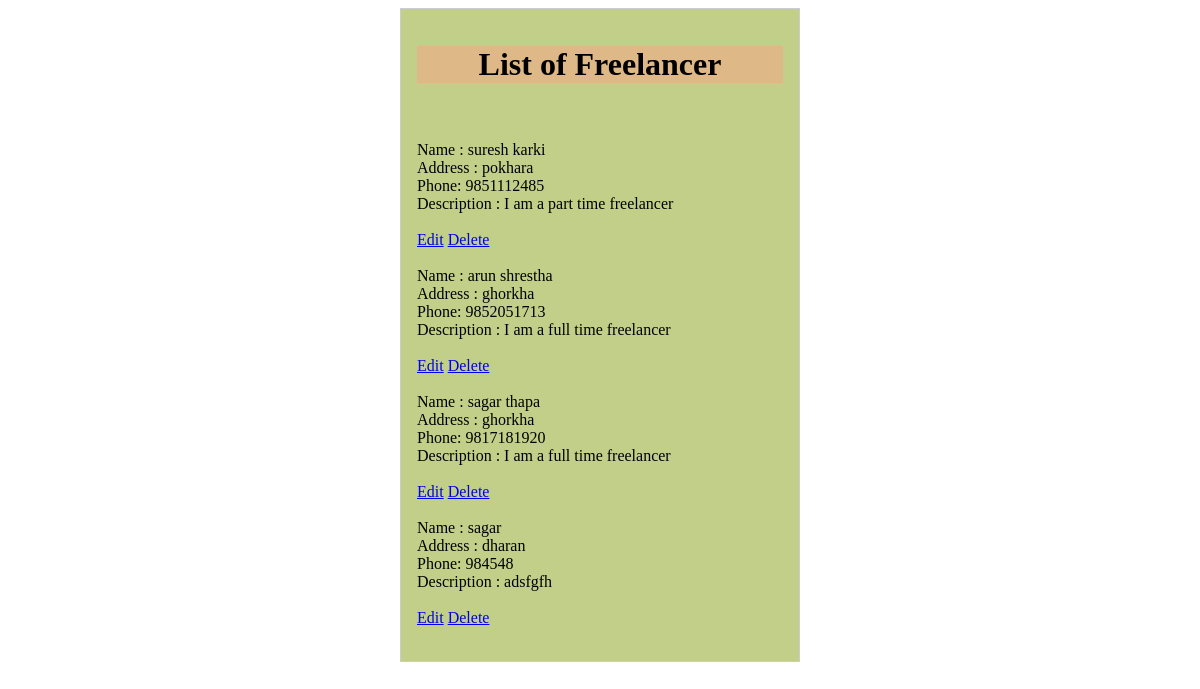
Before: /freelancerlist/ with the older database file.
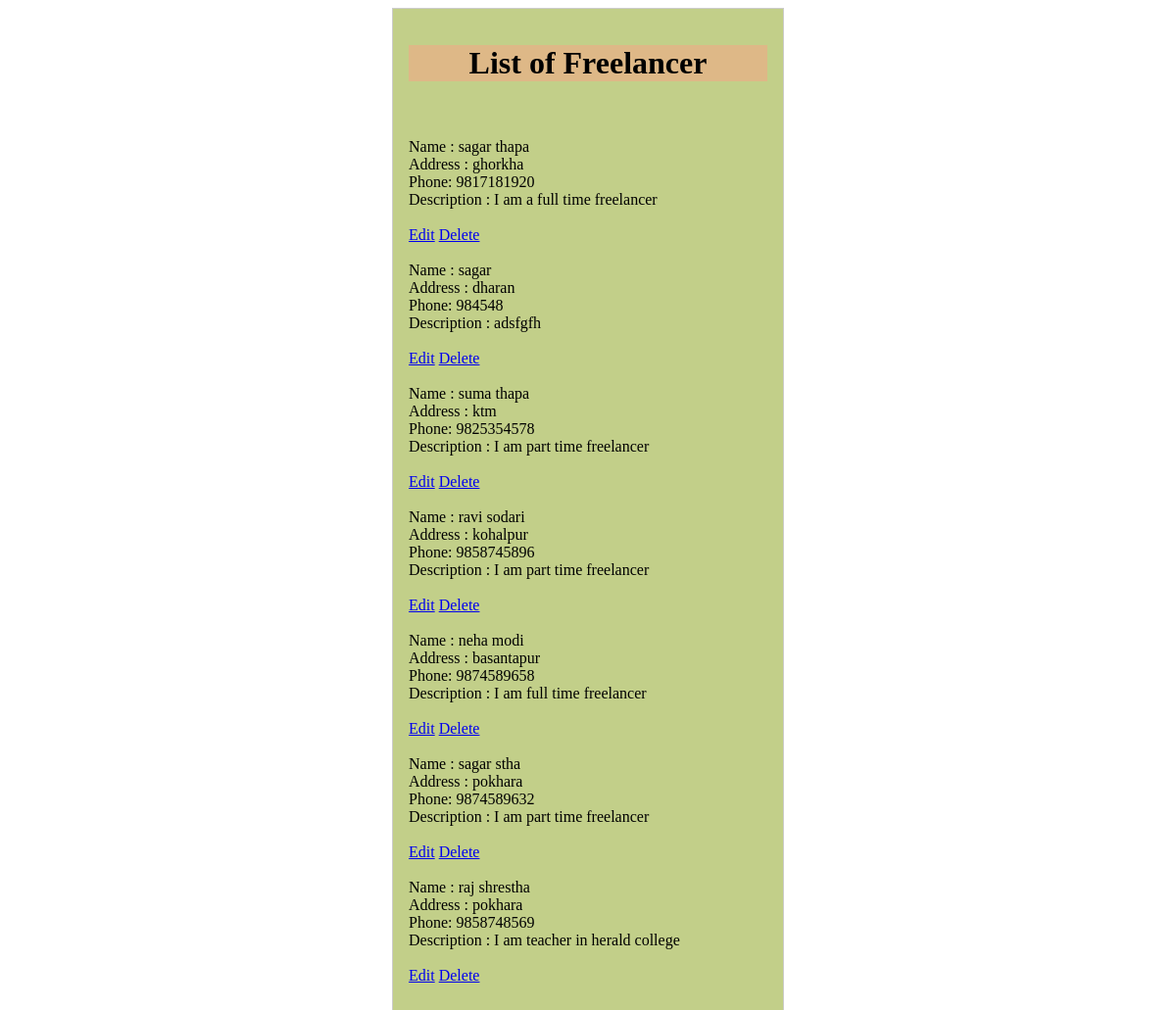
After: the same page with the newer database file.
### faceofnepal/models.py (models this page shows, shortened)
class Freelancer(models.Model):
    Name = models.CharField(max_length=25)
    Address = models.CharField(max_length=50)
    Phone = models.IntegerField()
    Description = models.TextField(max_length=250)
    objects=FreelancerForm()

### faceofnepal/views.py (the view)
# urls.py: path('freelancerlist/',freelancer_list),
def freelancer_list(request):
    list_of_Freelancers= Freelancer.objects.all()
    context_variable = {
        'Freelancer':list_of_Freelancers
    }
    return render(request,'Freelancer.html',context_variable)

### faceofnepal/template/Freelancer.html (shortened to what this page needs)
<!DOCTYPE html>
<html lang="en">
<head>
</head>
<body>
	<form>
    <h1>List of Freelancer</h1>
    <form action="search" method="GET">
      <br>
		   <br>
				{% for freelancer in Freelancer %}
				Name  : {{freelancer.Name}} <br>
				Address : {{freelancer.Address}} <br>
				Phone: {{freelancer.Phone}}<br>
				Description : {{freelancer.Description}}<br>
			<br>
					<a href="{% url 'freelancer_edit' freelancer.id %}">Edit</a></a>
          <a href="{% url 'freelancer_delete' freelancer.id %}">Delete</a><br>
      <br>
				{% empty %}
					There are no any freelancer.
				{% endfor %}
    </form>
	<br>
</body>
</html>

### faceofnepal/template/Freelancer.html (style rules this page uses)
form { margin: 0 auto; width: 400px; padding: 1em; border: 1px solid #CCC; border-radius: 1; background-size: cover; background-color: rgb(194, 207, 137); }
h1 { position:relative; background-color:burlywood; background:cover/center; text-align:center; }
* { box-sizing: border-box; }

Changed rows visible on the page:
removed Freelancer: Name "suresh karki", Address "pokhara", Phone "9851112485", Description "I am a part time freelancer"
removed Freelancer: Name "arun shrestha", Address "ghorkha", Phone "9852051713", Description "I am a full time freelancer"
added Freelancer: Name "suma thapa", Address "ktm", Phone "9825354578", Description "I am part time freelancer"
added Freelancer: Name "ravi sodari", Address "kohalpur", Phone "9858745896", Description "I am part time freelancer"
added Freelancer: Name "neha modi", Address "basantapur", Phone "9874589658", Description "I am full time freelancer"
added Freelancer: Name "sagar stha", Address "pokhara", Phone "9874589632", Description "I am part time freelancer"
added Freelancer: Name "raj shrestha", Address "pokhara", Phone "9858748569", Description "I am teacher in herald college"
